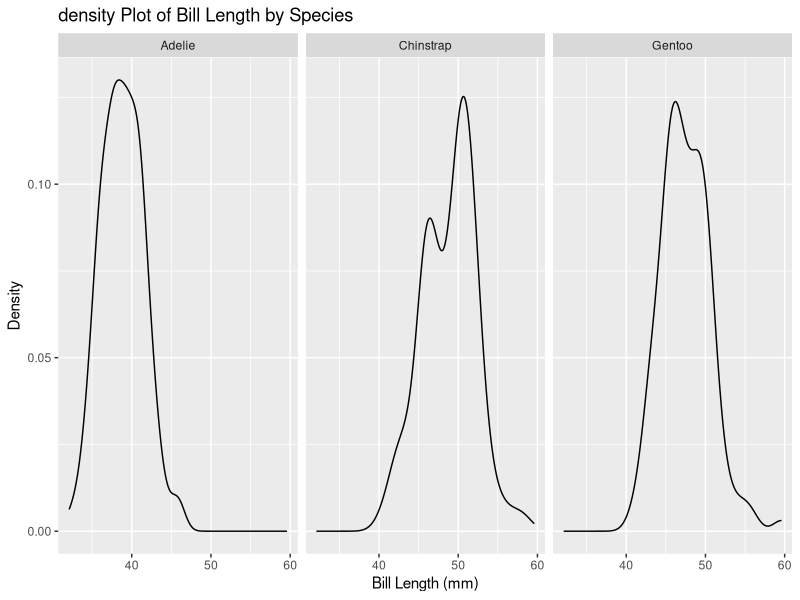
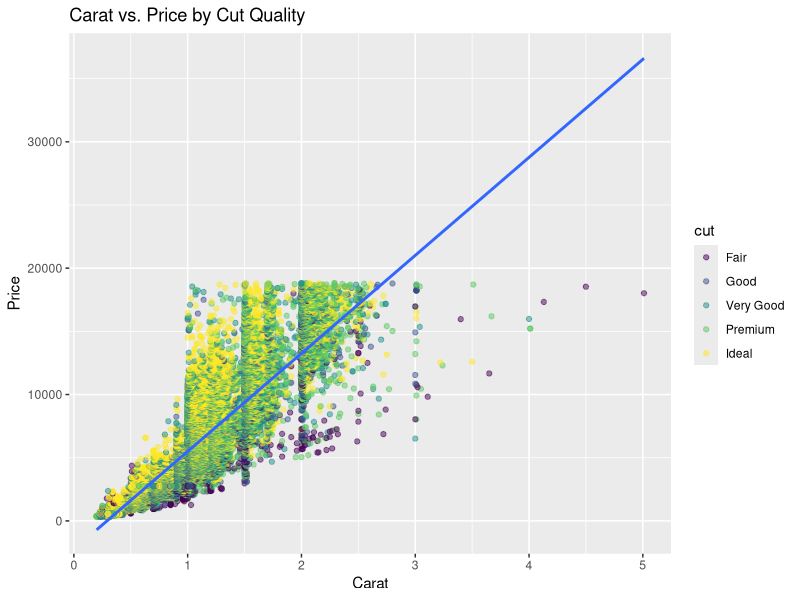
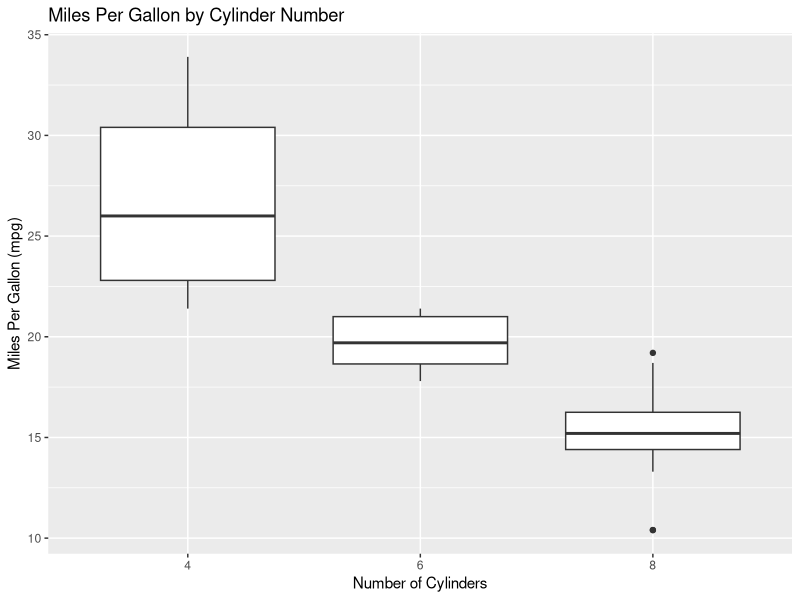
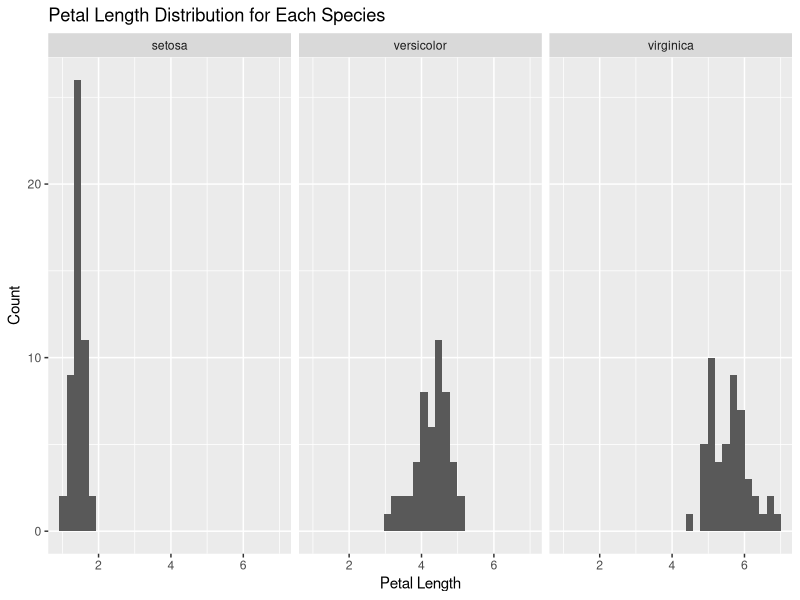

Here is the R script that generated these plots, in order:
# Please create teh following plots:

# Q1 ----

# Load the tidyverse library
library(tidyverse)

# Load the palmerpenguins library
library(palmerpenguins)

# Load the penguins dataset
data(penguins)

# Plot 1
# Create a density plot of the 'bill_length_mm' column of the penguins
# dataset.
# Use the ggplot() function to create the plot.
# Use the aes() function to specify the x-axis variable.
# Inside the aes() function, set the x parameter to the 'bill_length_mm'
# column of the penguins dataset.
# Add a + sign after the ggplot() function.
# Use the geom_density() function to add a density plot to the ggplot()
# function.
# Add a + sign after the geom_density() function.
# Use the facet_grid() function to add a facet to the ggplot() function.
# Inside the facet_grid() function, set the formula to
# "~ species".
# Add a + sign after the facet_grid() function.
# Use the labs() function to add a title to the ggplot() function.
# Inside the labs() function, set the title parameter to
# "Density Plot of Bill Length by Species".
# Set the x parameter to "Bill Length (mm)".
# Set the y parameter to "Density".

plot1 <- ggplot(data = penguins, aes(x = bill_length_mm)) +
  geom_density() +
  facet_grid(~species) +
  labs(title = "density Plot of Bill Length by Species", 
       x = "Bill Length (mm)", 
       y = "Density")
  



# To verify your answer, run the following code
plot1

# Q2 ----

# Use the diamonds dataset from ggplot2
data(diamonds)

# Plot 2
# Create a scatter plot of 'carat' vs. 'price', colored by 'cut' quality.
# Use the ggplot() function to create the plot.
# Use the aes() function to specify the x-axis and y-axis variables.
# Inside the aes() function, set the x parameter to 'carat', the y parameter to 'price'.
# Add a + sign after the ggplot() function.
# Use the geom_point() function to add a scatter plot to the ggplot() function. 
# Inside the geom_point() function, use the aes() function to set the color parameter to 'cut'.
# Set the alpha parameter inside geom_point() to 0.5 to make the points semi-transparent if there is overplotting.
# Use the geom_smooth() function to add a smooth line through the points for each 'cut' category, setting the method argument to "lm" for linear models.
# Add a + sign after the geom_point() (and geom_smooth(), if used) function.
# Use the labs() function to add a title to the ggplot() function.
# Inside the labs() function, set the title parameter to "Carat vs. Price by Cut Quality",
# Set the x parameter to "Carat",
# Set the y parameter to "Price".

plot2 <- ggplot(diamonds, aes(x = carat, y = price)) +
  geom_point(mapping = aes(color = cut), alpha = 0.5) +
  geom_smooth(method = lm) + 
  labs(title = "Carat vs. Price by Cut Quality", 
       x = "Carat",
       y = "Price")


# To verify your answer, run the following code
plot2

# Q3 ----


# Use the mtcars dataset
data(mtcars)

# Plot 3
# Create a boxplot of 'mpg' by 'cyl' (number of cylinders).
# Use the ggplot() function to create the plot.
# Use the aes() function to specify the x-axis and y-axis variables.
# Inside the aes() function, set the x parameter to 'cyl' and the y parameter to 'mpg'.
# NOTICE that you will need to convert the 'cyl' column to a factor using the factor() function. factor(cyl)
# Add a + sign after the ggplot() function.
# Use the geom_boxplot() function to add a boxplot to the ggplot() function.
# Add a + sign after the geom_boxplot() function.
# Use the labs() function to add a title to the ggplot() function.
# Inside the labs() function, set the title parameter to "Miles Per Gallon by Cylinder Number",
# Set the x parameter to "Number of Cylinders",
# Set the y parameter to "Miles Per Gallon (mpg)".

plot3 <- ggplot(mtcars, aes(x = factor(cyl), y = mpg)) +
  geom_boxplot() +
  labs(title = "Miles Per Gallon by Cylinder Number",
       x = "Number of Cylinders",
       y = "Miles Per Gallon (mpg)")


# To verify your answer, run the following code
plot3

# Q4 ----

# Use the iris dataset
data(iris)

# Plot 4
# Create a histogram of 'Petal.Length' for each species.
# Use the ggplot() function to create the plot.
# Use the aes() function to specify the x-axis variable.
# Inside the aes() function, set the x parameter to 'Petal.Length'.
# Add a + sign after the ggplot() function.
# Use the geom_histogram() function to add a histogram to the ggplot() function, and set bins to 30.
# Add a + sign after the geom_histogram() function.
# Use the facet_wrap() function to add a facet for 'Species'.
# Inside the facet_wrap() function, set the facets parameter to '~ Species'.
# Add a + sign after the facet_wrap() function.
# Use the labs() function to add a title to the ggplot() function.
# Inside the labs() function, set the title parameter to "Petal Length Distribution for Each Species",
# Set the x parameter to "Petal Length",
# Set the y parameter to "Count".

plot4 <- ggplot(data = iris, aes(x = Petal.Length)) +
  geom_histogram(bins = 30) +
  facet_wrap(~Species) + 
  labs(title = "Petal Length Distribution for Each Species", 
       x = "Petal Length", 
       y = "Count")


# To verify your answer, run the following code
plot4
